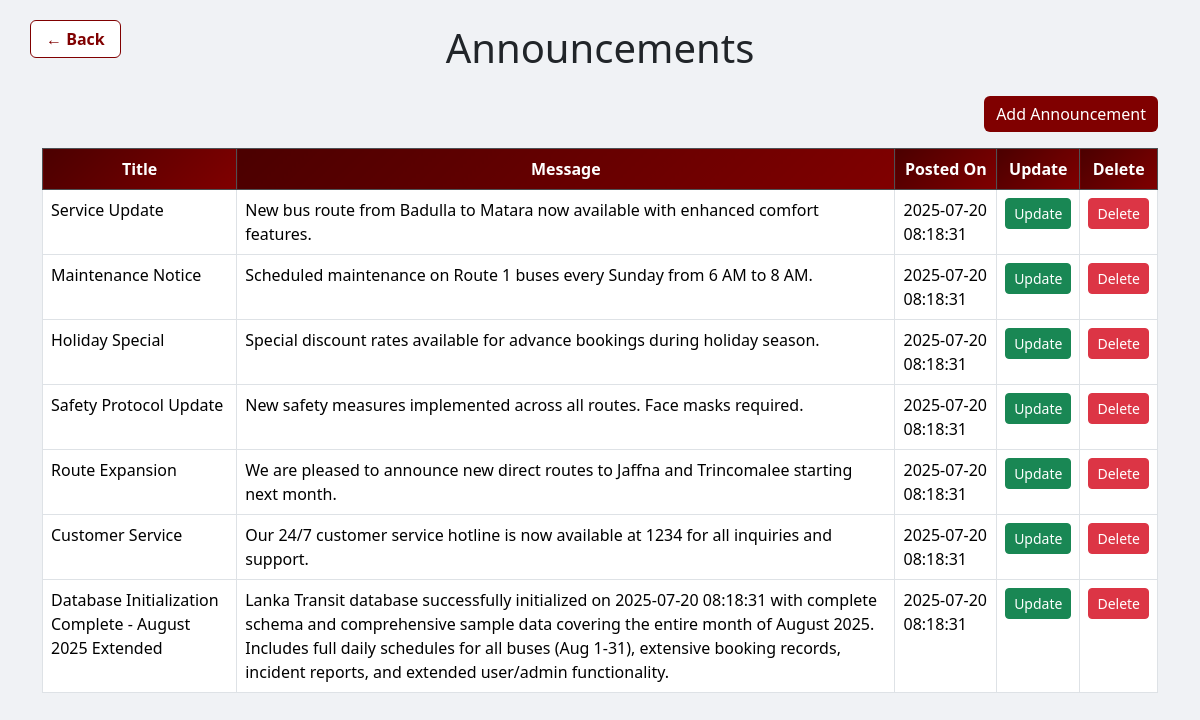
Screenshot of /Admin/announcement_display.php with the database file from the repository.
### tables this page shows
CREATE TABLE Announcements (
    ID INT PRIMARY KEY AUTO_INCREMENT,
    title VARCHAR(200) NOT NULL,
    message TEXT NOT NULL,
    created_at TIMESTAMP DEFAULT CURRENT_TIMESTAMP,
    updated_at TIMESTAMP DEFAULT CURRENT_TIMESTAMP ON UPDATE CURRENT_TIMESTAMP
);

### Admin/php/announcement.php (called while the page is built, shortened)
<?php
class Announcement {
    private $conn;
    public function __construct($db) {
        $this->conn = $db;
    }
    public function getAll() {
        $stmt = $this->conn->prepare("SELECT * FROM Announcements ORDER BY created_at DESC");
        $stmt->execute();
        return $stmt->fetchAll(PDO::FETCH_ASSOC);
    }
}
?>

### Admin/announcement_display.php (the view, shortened to what this page needs)
<?php
include('dbcon.php');
include('php/announcement.php');
try {
    $announcementObj = new Announcement($connection);
    $announcements = $announcementObj->getAll();
} catch (PDOException $e) {
    die("Error fetching announcements: " . $e->getMessage());
}
?>
<!DOCTYPE html>
<html lang="en">
<head>
    <link href="https://cdn.jsdelivr.net/npm/bootstrap@5.3.7/dist/css/bootstrap.min.css" rel="stylesheet">
    <link rel="stylesheet" href="css/style.css">
</head>
<body>
<div class="container mt-4">
    <a href="admin.html" class="btn btn-maroon-outline back-btn">&larr; Back</a>
    <h1 class="text-center mb-4">Announcements</h1>
    <div class="d-flex justify-content-end mb-3">
        <button class="btn btn-maroon" data-bs-toggle="modal" data-bs-target="#addModal">Add Announcement</button>
    </div>
   <table class="table table-bordered table-hover">
        <thead class="table-dark">
            <tr>
                <th>Title</th>
                <th>Message</th>
                <th>Posted On</th>
                <th>Update</th>
                <th>Delete</th>
            </tr>
        </thead>
        <tbody>
        <?php if (!empty($announcements)): ?>
            <?php foreach ($announcements as $a): ?>
                <tr>
                    <td><?= htmlspecialchars($a['title']) ?></td>
                    <td><?= htmlspecialchars($a['message']) ?></td>
                    <td><?= htmlspecialchars($a['created_at']) ?></td>
                    <td>
                        <a href="php/update_announcement.php?id=<?= $a['ID'] ?>" class="btn btn-success btn-sm">Update</a>
                    </td>
                    <td>
                        <button type="button" class="btn btn-danger btn-sm" data-bs-toggle="modal" data-bs-target="#deleteModal<?= $a['ID'] ?>">
                            Delete
                        </button>
                    </td>
                </tr>
            <?php endforeach; ?>
        <?php else: ?>
            <tr>
                <td colspan="5" class="text-center text-muted">No announcements found.</td>
            </tr>
        <?php endif; ?>
        </tbody>
    </table>
</div>
</body>
</html>

### Admin/css/style.css (style rules this page uses)
body { background-color: #f0f2f5; font-family: 'Segoe UI', sans-serif; }
.back-btn { position: absolute; top: 20px; left: 30px; background-color: white; color: #00008B; border: 1px solid #00008B; padding: 6px 15px; border-radius: 6px; font-weight: bold; cursor: pointer; margin-bottom: 1rem; }
a.btn { text-decoration: none !important; }
.btn-maroon { background-color: #800000; color: #fff; border: none; }
.btn-maroon-outline { border: 1px solid #800000; color: #800000; }
thead th { background: linear-gradient(135deg, #4B0000 0%, #800000 100%); color: white; font-weight: bold; text-align: center; }

### rows the page displays
announcements: title "Service Update", message "New bus route from Badulla to Matara now available with enhanced comfort features.", created_at "2025-07-20 08:18:31"
announcements: title "Maintenance Notice", message "Scheduled maintenance on Route 1 buses every Sunday from 6 AM to 8 AM.", created_at "2025-07-20 08:18:31"
announcements: title "Holiday Special", message "Special discount rates available for advance bookings during holiday season.", created_at "2025-07-20 08:18:31"
announcements: title "Safety Protocol Update", message "New safety measures implemented across all routes. Face masks required.", created_at "2025-07-20 08:18:31"
announcements: title "Route Expansion", message "We are pleased to announce new direct routes to Jaffna and Trincomalee starting next month.", created_at "2025-07-20 08:18:31"
announcements: title "Customer Service", message "Our 24/7 customer service hotline is now available at 1234 for all inquiries and support.", created_at "2025-07-20 08:18:31"
announcements: title "Database Initialization Complete - August 2025 Extended", message "Lanka Transit database successfully initialized on 2025-07-20 08:18:31 with complete schema and comprehensive sample data covering the entire month of August 2025. Includes full daily schedules for all buses (Aug 1-31), extensive booking records, incident reports, and extended user/admin functionality.", created_at "2025-07-20 08:18:31"
